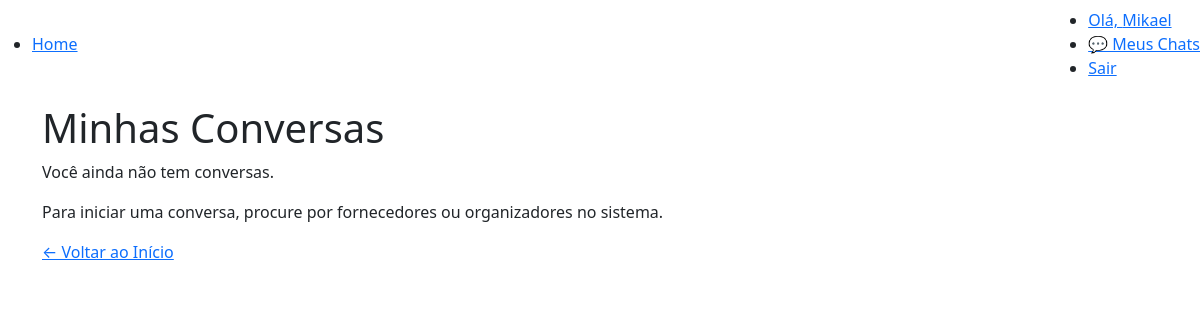
Before: /chat/ (signed in) with the older database file.
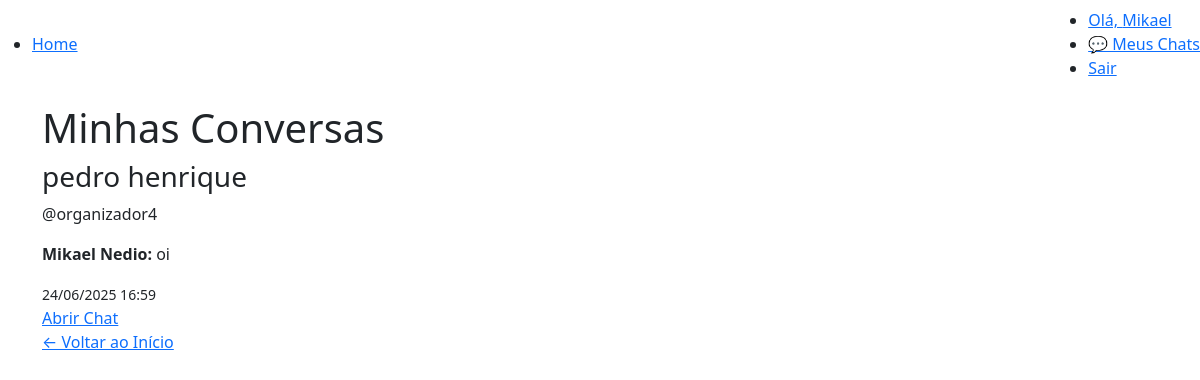
After: the same page with the newer database file.
### chat/models.py (models this page shows, shortened)
class Room(models.Model):
    token = models.CharField(max_length=255, unique=True)
    users = models.ManyToManyField(User)
    created_at = models.DateTimeField(auto_now_add=True)
    updated_at = models.DateTimeField(auto_now=True)

class Message(models.Model):
    room = models.ForeignKey(Room, on_delete=models.CASCADE)
    sender = models.ForeignKey(
        User, on_delete=models.CASCADE, related_name="sender_user"
    )
    message = models.TextField()
    timestamp = models.DateTimeField(auto_now_add=True)

### chat/views.py (the view)
# urls.py: path('', views.chat_list, name='chat_list'),
@login_required
def chat_list(request):
    user_rooms = Room.objects.filter(users=request.user)
    conversations = []
    for room in user_rooms:
        other_user = room.users.exclude(id=request.user.id).first()
        if other_user:
            last_message = Message.objects.filter(room=room).order_by('-timestamp').first()
            conversations.append({
                'room': room,
                'other_user': other_user,
                'last_message': last_message,
            })
    conversations.sort(key=lambda x: x['last_message'].timestamp if x['last_message'] else x['room'].created_at, reverse=True)
    return render(request, 'chat/list.html', {
        'conversations': conversations,
    })

### chat/templates/chat/list.html
{% extends 'base.html' %}
{% block content %}
    <div class="container chat-list-page">
        <h1>Minhas Conversas</h1>
        {% if conversations %}
            <div class="conversations-list">
                {% for conversation in conversations %}
                    <div class="conversation-item">
                        <div class="conversation-info">
                            <h3>{{ conversation.other_user.get_full_name|default:conversation.other_user.username }}</h3>
                            <p class="username">@{{ conversation.other_user.username }}</p>
                            {% if conversation.last_message %}
                                <p class="last-message">
                                    <strong>{{ conversation.last_message.sender.get_full_name|default:conversation.last_message.sender.username }}:</strong>
                                    {{ conversation.last_message.message|truncatechars:50 }}
                                </p>
                                <small class="timestamp">{{ conversation.last_message.timestamp|date:"d/m/Y H:i" }}</small>
                            {% else %}
                                <p class="no-messages">Nenhuma mensagem ainda</p>
                            {% endif %}
                        </div>
                        <div class="conversation-actions">
                            <a href="{% url 'chat_room' conversation.other_user.username %}" class="btn-primary">Abrir Chat</a>
                        </div>
                    </div>
                {% endfor %}
            </div>
        {% else %}
            <div class="empty-state">
                <p>Você ainda não tem conversas.</p>
                <p>Para iniciar uma conversa, procure por fornecedores ou organizadores no sistema.</p>
            </div>
        {% endif %}
        <div class="back-link">
            <a href="{% url 'index' %}">← Voltar ao Início</a>
        </div>
    </div>
{% endblock %}

Changed rows visible on the page:
added Room: other_user.get_full_name "pedro henrique", other_user.username "organizador4", last_message.sender.get_full_name "Mikael Nedio", last_message.message "oi", last_message.timestamp "24/06/2025 16:59"
Other visible differences:
text no longer shown: "Você ainda não tem conversas. Para iniciar uma conversa, procure por fornecedores ou organizadores no sistema."
